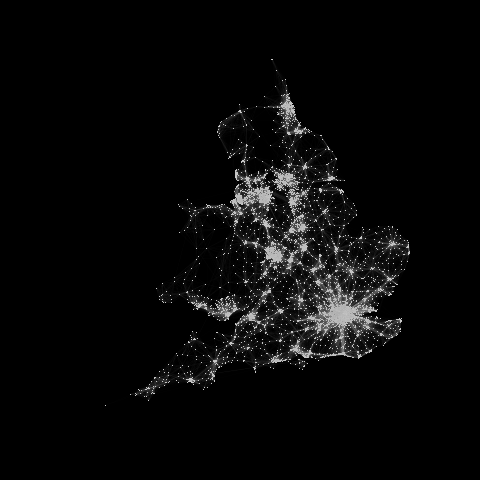

The R source for this figure:
# https://gist.github.com/oscarperpinan/7cc0d51de63cfefb80e8

### DATA SECTION

library(data.table)

## Read data with 'data.table::fread'
input <- fread("wu03ew_v1.csv", select = 1:3)
setnames(input, 1:3, new = c("origin", "destination","total"))
## Coordinates
centroids <- fread("msoa_popweightedcentroids.csv")
## 'Code' is the key to be used in the joins
setkey(centroids, Code)
## Key of centroids matches `origin` in `input`
origin <- centroids[input[,.(origin, total)]]
setnames(origin, c('East', 'North'), c('xstart', 'ystart'))
## Key of centroids matches `destination` in `input`
destination <- centroids[input[,.(destination)]]
setnames(destination, c('East', 'North'), c('xend', 'yend'))
## Bind both results
trajects <- cbind(origin, destination)

### GRAPHICS SECTION

library(lattice)
library(classInt)
## Background set to black
myTheme <- simpleTheme()
myTheme$background$col <- 'black'
## Palette and classes
nClasses <- 5
pal <- colorRampPalette(c('gray70', 'white'))(nClasses)
classes <- classIntervals(trajects[total > 10, total],
                          n = nClasses, style = 'quantile')
classes <- findCols(classes)

png('mappingFlows.png')
xyplot(North ~ East, data = centroids,
       pch = '.', col = 'lightgray',
       aspect = 'iso',
       par.settings = myTheme,
       panel = function(...){
           ## panel.xyplot displays the 'centroids'
           panel.xyplot(...)
           ## panel.segments displays the lines using a `data.table`
           ## query.
           trajects[total > 10,
                    panel.segments(xstart, ystart, xend, yend,
                                   col = pal[classes],
                                   alpha = 0.05, lwd = 0.3)
                    ]
       })
dev.off()
